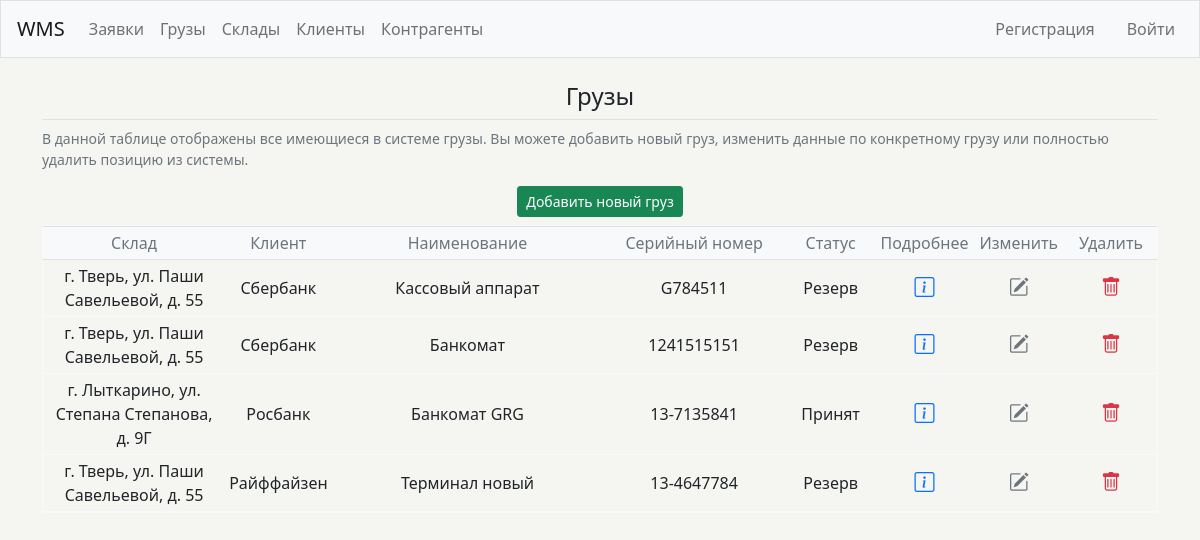
/atms/, run on the app's committed database.
### wms/models.py (models this page shows, shortened)
class Atm(models.Model):
    status = models.CharField(
        max_length=10,
        choices=Status.choices,
        default=Status.in_reserve,
    )
    client = models.ForeignKey(Client, on_delete=models.SET_NULL, null=True)
    storage = models.ForeignKey(Storage, on_delete=models.SET_NULL, null=True)
    name = models.CharField(max_length=200)
    serial_num = models.CharField(max_length=200)
    atm_id = models.CharField(max_length=200, blank=True, null=True)
    size = models.CharField(
        max_length=10,
        choices=Size.choices,
        default=Size.EUR,
    )
    commentary = models.CharField(max_length=200, blank=True, null=True)

class Storage(models.Model):
    contractor = models.ForeignKey(Contractor, on_delete=models.SET_NULL, null=True)
    address = models.CharField(max_length=200)
    rate_pallet = models.DecimalField(max_digits=9999, decimal_places=2, null=True)
    rate_oversize_pallet = models.DecimalField(max_digits=9999, decimal_places=2, null=True)
    rate_volume = models.DecimalField(max_digits=9999, decimal_places=2, null=True)
    rate_in = models.DecimalField(max_digits=9999, decimal_places=2, null=True)
    rate_out = models.DecimalField(max_digits=9999, decimal_places=2, null=True)
    rate_oversize_in = models.DecimalField(max_digits=9999, decimal_places=2, null=True)
    rate_oversize_out = models.DecimalField(max_digits=9999, decimal_places=2, null=True)
    def __str__(self):
        return self.address

class Client(models.Model):
    name = models.CharField(max_length=200)
    pub_date = models.DateTimeField('date published', auto_now_add=True)
    def __str__(self):
        return self.name

### wms/views.py (the view)
# urls.py: path('atms/', views.atms, name='atms'),
def atms(request):
    atms = Atm.objects.all().order_by('client')
    context = {'atms': atms}
    return render(request, 'wms/atms.html', context)

### wms/templates/wms/atms.html
{% extends "wms/base.html" %}
{% block page_header %}
  <h4 class="text-center fw-normal">Грузы</h4>
{% endblock page_header %}
{% block content %}
<p class="d-flex justify-content-center form-text">В данной таблице отображены все имеющиеся в системе грузы. Вы можете добавить новый груз, изменить данные по конкретному грузу или полностью удалить позицию из системы.</p>
<div class="d-flex justify-content-center">
  <a class="btn btn-success btn-sm mb-2 fw-normal" href="{% url 'wms:new_atm' %}">Добавить новый груз</a>
</div>
<table class="table table-sm table-hover table-responsive table-borderless w-100 d-block table-bordered border-light">
  <thead class="table-light text-center text-muted">
    <tr>
      <th class="align-middle fw-normal">Склад</th>
      <th class="align-middle fw-normal">Клиент</th>
      <th class="align-middle fw-normal">Наименование</th>
      <th class="align-middle fw-normal">Серийный номер</th>
      <th class="align-middle fw-normal">Статус</th>
      <th class="align-middle fw-normal">Подробнее</th>
      <th class="align-middle fw-normal">Изменить</th>
      <th class="align-middle fw-normal">Удалить</th>
    </tr>
  </thead>
  <tbody>
    {% for atm in atms %}
      <tr class="text-center fw-normal">
        <td class="col-2 align-middle">{{ atm.storage }}</td>
        <td class="col-1 align-middle">{{ atm.client }}</td>
        <td class="col-3 align-middle">{{ atm.name }}</td>
        <td class="col-2 text-break align-middle">{{ atm.serial_num }}</td>
        <td class="col-1 text-center align-middle">{{ atm.status }}</td>
        <td class="col-1 text-center align-middle">
          <a class="link-primary" href="{% url 'wms:atm' atm.id %}"><i class="bi bi-info-square fs-5" title="Подробнее"></i></a>
        </td>
        <td class="col-1 text-center align-middle">
          <a class="link-secondary" href="{% url 'wms:update_atm' atm.id %}"><i class="bi bi-pencil-square fs-5" title="Изменить"></i></a>
        </td>
        <td class="col-1 text-center align-middle">
          <a class="link-danger" href="{% url 'wms:delete_atm' atm.id %}"><i class="bi bi-trash fs-5" title="Удалить"></i></a>
        </td>
      </tr>
    {% empty %}
      <tr class="col-12">
        <td>Не добавлено ни одного груза. Добавьте первый груз.</td>
      </tr>
    {% endfor %}
  </tbody>
</table>
<br>
{% endblock content %}

### data on the page
Atm: storage "г. Тверь, ул. Паши Савельевой, д. 55", client "Сбербанк", name "Кассовый аппарат", serial_num "G784511", status "Резерв"
Atm: storage "г. Тверь, ул. Паши Савельевой, д. 55", client "Сбербанк", name "Банкомат", serial_num "1241515151", status "Резерв"
Atm: storage "г. Лыткарино, ул. Степана Степанова, д. 9Г", client "Росбанк", name "Банкомат GRG", serial_num "13-7135841", status "Принят"
Atm: storage "г. Тверь, ул. Паши Савельевой, д. 55", client "Райффайзен", name "Терминал новый", serial_num "13-4647784", status "Резерв"
